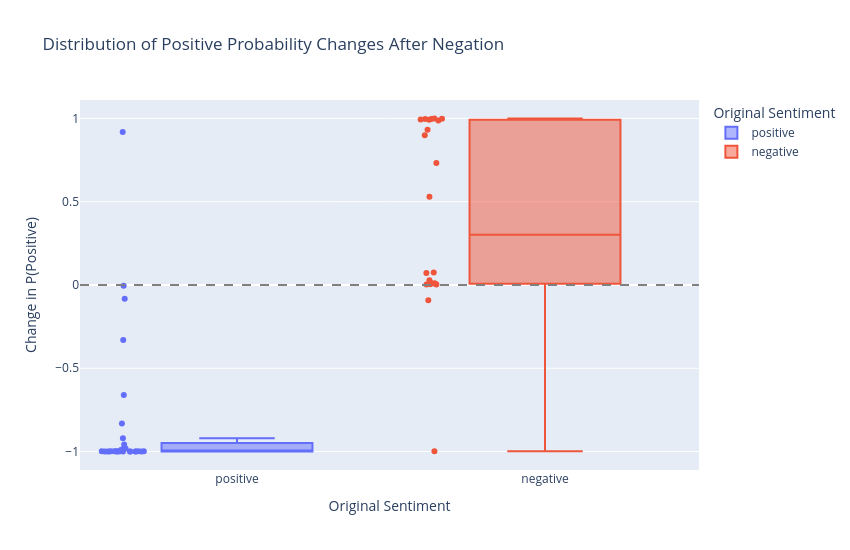

This figure's notebook cell:
### Markdown cell above
### 10.2 Distribution of Probability Changes

This box plot compares changes in positive sentiment probability across originally positive and negative sentences.

It helps identify differences between the two groups, examine the spread of probability changes, and identify unusual examples.

### Code cell
fig2 = px.box(
    results_df,

    x="original_label",
    y="positive_probability_change",

    color="original_label",

    points="all",

    hover_name="pair_id",

    hover_data={
        "original_sentence": True,
        "modified_sentence": True,
        "original_prediction": True,
        "modified_prediction": True,
        "positive_probability_change": ":.4f"
    },

    title="Distribution of Positive Probability Changes After Negation",

    labels={
        "original_label": "Original Sentiment",
        "positive_probability_change":
            "Change in P(Positive)"
    }
)

fig2.add_hline(
    y=0,
    line_dash="dash",
    line_color="gray"
)

fig2.update_layout(
    height=550,
    width=850
)

fig2.show()

### Figure 1 — Plotly figure (JSON) as saved in the notebook; plotly's stock layout.template omitted (floating-point values rounded to 4 significant figures)
{"data": [{"alignmentgroup": "True", "boxpoints": "all", "customdata": [["the characters are interesting and often very creatively constructed from figure to backstory . ", "the characters are not interesting and often very creatively constructed from figure to backstory . ", "POSITIVE", "NEGATIVE"], ["if you 're hard up for raunchy college humor , this is your ticket right here . ", "if you 're hard up for raunchy college humor , this is not your ticket right here . ", "POSITIVE", "NEGATIVE"], ["leigh 's film is full of memorable performances from top to bottom . ", "leigh 's film is not full of memorable performances from top to bottom . ", "POSITIVE", "NEGATIVE"], ["at its best , queen is campy fun like the vincent price horror classics of the '60s . ", "at its best , queen is not campy fun like the vincent price horror classics of the '60s . ", "POSITIVE", "NEGATIVE"], ["this is human comedy at its most amusing , interesting and confirming . ", "this is not human comedy at its most amusing , interesting and confirming . ", "POSITIVE", "NEGATIVE"], ["it is amusing , and that 's all it needs to be . ", "it is not amusing , and that 's all it needs to be . ", "POSITIVE", "NEGATIVE"], ["for movie lovers as well as opera lovers , tosca is a real treat . ", "for movie lovers as well as opera lovers , tosca is not a real treat . ", "POSITIVE", "NEGATIVE"], ["mr. tsai is a very original artist in his medium , and what time is it there ? ", "mr. tsai is not a very original artist in his medium , and what time is it there ? ", "POSITIVE", "NEGATIVE"], ["the film is powerful , accessible and funny . ", "the film is not powerful , accessible and funny . ", "POSITIVE", "NEGATIVE"], ["michael gerbosi 's script is economically packed with telling scenes . ", "michael gerbosi 's script is not economically packed with telling scenes . ", "POSITIVE", "NEGATIVE"], ["the draw ( for `` big bad love '' ) is a solid performance by arliss howard . ", "the draw ( for `` big bad love '' ) is not a solid performance by arliss howard . ", "POSITIVE", "NEGATIVE"], ["affleck and jackson are good sparring partners . ", "affleck and jackson are not good sparring partners . ", "POSITIVE", "NEGATIVE"], ["good old-fashioned slash-and-hack is back ! ", "good old-fashioned slash-and-hack is not back ! ", "POSITIVE", "NEGATIVE"], ["sade is an engaging look at the controversial eponymous and fiercely atheistic hero . ", "sade is not an engaging look at the controversial eponymous and fiercely atheistic hero . ", "POSITIVE", "NEGATIVE"], ["majidi is an unconventional storyteller , capable of finding beauty in the most depressing places . ", "majidi is not an unconventional storyteller , capable of finding beauty in the most depressing places . ", "POSITIVE", "NEGATIVE"], ["the film is quiet , threatening and unforgettable . ", "the film is not quiet , threatening and unforgettable . ", "POSITIVE", "POSITIVE"], ["preaches to two completely different choirs at the same time , which is a pretty amazing accomplishment . ", "preaches to two completely different choirs at the same time , which is not a pretty amazing accomplishment . ", "POSITIVE", "NEGATIVE"], ["birthday girl is an amusing joy ride , with some surprisingly violent moments . ", "birthday girl is not an amusing joy ride , with some surprisingly violent moments . ", "POSITIVE", "NEGATIVE"], ["my thoughts were focused on the characters . ", "my thoughts were not focused on the characters . ", "POSITIVE", "NEGATIVE"], ["if you enjoy more thoughtful comedies with interesting conflicted characters ; this one is for you . ", "if you enjoy more thoughtful comedies with interesting conflicted characters ; this one is not for you . ", "POSITIVE", "NEGATIVE"], ["intriguing documentary which is emotionally diluted by focusing on the story 's least interesting subject . ", "intriguing documentary which is not emotionally diluted by focusing on the story 's least interesting subject . ", "NEGATIVE", "POSITIVE"], ["though only 60 minutes long , the film is packed with information and impressions . ", "though only 60 minutes long , the film is not packed with information and impressions . ", "POSITIVE", "NEGATIVE"], ["that is a compliment to kuras and miller . ", "that is not a compliment to kuras and miller . ", "POSITIVE", "NEGATIVE"], ["the emotions are raw and will strike a nerve with anyone who 's ever had family trauma . ", "the emotions are not raw and will strike a nerve with anyone who 's ever had family trauma . ", "POSITIVE", "POSITIVE"], ["filmmakers who can deftly change moods are treasures and even marvels . ", "filmmakers who can deftly change moods are not treasures and even marvels . ", "POSITIVE", "NEGATIVE"], ["even in its most tedious scenes , russian ark is mesmerizing . ", "even in its most tedious scenes , russian ark is not mesmerizing . ", "POSITIVE", "NEGATIVE"], ["ahhhh ... revenge is sweet ! ", "ahhhh ... revenge is not sweet ! ", "POSITIVE", "NEGATIVE"], ["a delectable and intriguing thriller filled with surprises , read my lips is an original . ", "a delectable and intriguing thriller filled with surprises , read my lips is not an original . ", "POSITIVE", "POSITIVE"], ["the story and structure are well-honed . ", "the story and structure are not well-honed . ", "POSITIVE", "NEGATIVE"]], "hovertemplate": "<b>%{hovertext}</b><br><br>Original Sentiment=%{x}<br>Change in P(Positive)=%{y:.4f}<br>original_sentence=%{customdata[0]}<br>modified_sentence=%{customdata[1]}<br>original_prediction=%{customdata[2]}<br>modified_prediction=%{customdata[3]}<extra></extra>", "hovertext": ["N001", "N002", "N003", "N004", "N005", "N006", "N007", "N008", "N009", "N010", "N011", "N012", "N013", "N014", "N015", "N016", "N017", "N018", "N019", "N020", "N021", "N022", "N023", "N024", "N025", "N026", "N027", "N028", "N029"], "legendgroup": "positive", "marker": {"color": "#636efa"}, "name": "positive", "notched": false, "offsetgroup": "positive", "orientation": "v", "showlegend": true, "type": "box", "x": ["positive", "positive", "positive", "positive", "positive", "positive", "positive", "positive", "positive", "positive", "positive", "positive", "positive", "positive", "positive", "positive", "positive", "positive", "positive", "positive", "positive", "positive", "positive", "positive", "positive", "positive", "positive", "positive", "positive"], "x0": " ", "xaxis": "x", "y": [-0.9981, -0.831, -0.9995, -0.9834, -0.9819, -0.9996, -0.9993, -0.9984, -0.9996, -0.9988, -0.9996, -0.9995, -0.9579, -0.9994, -0.9981, -0.005341, -0.9996, -0.9994, -0.92, -0.9976, 0.9189, -0.9974, -0.9992, -0.3305, -0.6602, -0.9887, -0.9977, -0.08224, -0.9995], "y0": " ", "yaxis": "y"}, {"alignmentgroup": "True", "boxpoints": "all", "customdata": [["this is so bad . ", "this is not so bad . ", "NEGATIVE", "POSITIVE"], ["i 'll bet the video game is a lot more fun than the film . ", "i 'll bet the video game is not a lot more fun than the film . ", "POSITIVE", "NEGATIVE"], ["... is an arthritic attempt at directing by callie khouri . ", "... is not an arthritic attempt at directing by callie khouri . ", "NEGATIVE", "NEGATIVE"], ["one of those pictures whose promising , if rather precious , premise is undercut by amateurish execution . ", "one of those pictures whose promising , if rather precious , premise is not undercut by amateurish execution . ", "NEGATIVE", "POSITIVE"], ["in execution , this clever idea is far less funny than the original , killers from space . ", "in execution , this clever idea is not far less funny than the original , killers from space . ", "NEGATIVE", "NEGATIVE"], ["do n't be fooled by the impressive cast list - eye see you is pure junk . ", "do n't be fooled by the impressive cast list - eye see you is not pure junk . ", "NEGATIVE", "POSITIVE"], ["the entire movie is about a boring , sad man being boring and sad . ", "the entire movie is not about a boring , sad man being boring and sad . ", "NEGATIVE", "NEGATIVE"], ["tries to add some spice to its quirky sentiments but the taste is all too familiar . ", "tries to add some spice to its quirky sentiments but the taste is not all too familiar . ", "NEGATIVE", "NEGATIVE"], ["this is a shameless sham , calculated to cash in on the popularity of its stars . ", "this is not a shameless sham , calculated to cash in on the popularity of its stars . ", "NEGATIVE", "POSITIVE"], ["mattei is tiresomely grave and long-winded , as if circularity itself indicated profundity . ", "mattei is not tiresomely grave and long-winded , as if circularity itself indicated profundity . ", "NEGATIVE", "NEGATIVE"], ["whaley 's determination to immerse you in sheer , unrelenting wretchedness is exhausting . ", "whaley 's determination to immerse you in sheer , unrelenting wretchedness is not exhausting . ", "NEGATIVE", "POSITIVE"], ["less dizzying than just dizzy , the jaunt is practically over before it begins . ", "less dizzying than just dizzy , the jaunt is not practically over before it begins . ", "NEGATIVE", "POSITIVE"], ["this movie is maddening . ", "this movie is not maddening . ", "NEGATIVE", "POSITIVE"], ["i 'd have to say the star and director are the big problems here . ", "i 'd have to say the star and director are not the big problems here . ", "NEGATIVE", "NEGATIVE"], ["i had to look away - this was god awful . ", "i had to look away - this was not god awful . ", "NEGATIVE", "POSITIVE"], ["the problem with this film is that it lacks focus . ", "the problem with this film is not that it lacks focus . ", "NEGATIVE", "NEGATIVE"], ["detox is ultimately a pointless endeavor . ", "detox is not ultimately a pointless endeavor . ", "NEGATIVE", "POSITIVE"], ["every time you look , sweet home alabama is taking another bummer of a wrong turn . ", "every time you look , sweet home alabama is not taking another bummer of a wrong turn . ", "NEGATIVE", "POSITIVE"], ["( e ) ventually , every idea in this film is flushed down the latrine of heroism . ", "( e ) ventually , every idea in this film is not flushed down the latrine of heroism . ", "NEGATIVE", "POSITIVE"], ["at least one scene is so disgusting that viewers may be hard pressed to retain their lunch . ", "at least one scene is not so disgusting that viewers may be hard pressed to retain their lunch . ", "NEGATIVE", "NEGATIVE"], ["the humor is forced and heavy-handed , and occasionally simply unpleasant . ", "the humor is not forced and heavy-handed , and occasionally simply unpleasant . ", "NEGATIVE", "NEGATIVE"], ["every dance becomes about seduction , where backstabbing and betrayals are celebrated , and sex is currency . ", "every dance becomes about seduction , where backstabbing and betrayals are not celebrated , and sex is currency . ", "POSITIVE", "POSITIVE"]], "hovertemplate": "<b>%{hovertext}</b><br><br>Original Sentiment=%{x}<br>Change in P(Positive)=%{y:.4f}<br>original_sentence=%{customdata[0]}<br>modified_sentence=%{customdata[1]}<br>original_prediction=%{customdata[2]}<br>modified_prediction=%{customdata[3]}<extra></extra>", "hovertext": ["N030", "N031", "N032", "N033", "N034", "N035", "N036", "N037", "N038", "N039", "N040", "N041", "N042", "N043", "N044", "N045", "N046", "N047", "N048", "N049", "N050", "N051"], "legendgroup": "negative", "marker": {"color": "#EF553B"}, "name": "negative", "notched": false, "offsetgroup": "negative", "orientation": "v", "showlegend": true, "type": "box", "x": ["negative", "negative", "negative", "negative", "negative", "negative", "negative", "negative", "negative", "negative", "negative", "negative", "negative", "negative", "negative", "negative", "negative", "negative", "negative", "negative", "negative", "negative"], "x0": " ", "xaxis": "x", "y": [0.9993, -0.9974, 0.003029, 0.5296, 0.07435, 0.9973, 0.07182, 0.0289, 0.9314, 0.007755, 0.9937, 0.7317, 0.9967, 0.01025, 0.8991, 0.004014, 0.9918, 0.996, 0.9868, 0.00335, 0.0105, -0.0916], "y0": " ", "yaxis": "y"}], "layout": {"boxmode": "overlay", "height": 550, "legend": {"title": {"text": "Original Sentiment"}, "tracegroupgap": 0}, "shapes": [{"line": {"color": "gray", "dash": "dash"}, "type": "line", "x0": 0, "x1": 1, "xref": "x domain", "y0": 0, "y1": 0, "yref": "y"}], "title": {"text": "Distribution of Positive Probability Changes After Negation"}, "width": 850, "xaxis": {"anchor": "y", "categoryarray": ["positive", "negative"], "categoryorder": "array", "domain": [0, 1], "title": {"text": "Original Sentiment"}}, "yaxis": {"anchor": "x", "domain": [0, 1], "title": {"text": "Change in P(Positive)"}}}}
